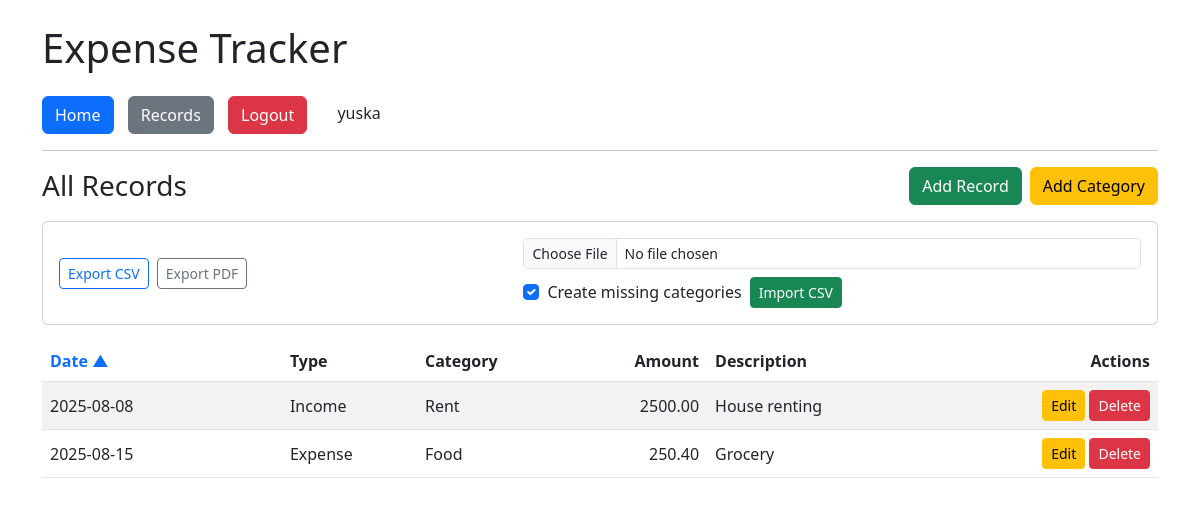
Screenshot of /records/?sort=asc (signed in) with the database file from the repository.
### models/models.py (models this page shows)
class User(db.Model, UserMixin):
    id = db.Column(db.Integer, primary_key=True)
    username = db.Column(db.String(50), unique=True, nullable=False)
    password = db.Column(db.String(200), nullable=False)
    records = db.relationship("Record", backref="user", lazy=True)
    categories = db.relationship("Category", backref="user", lazy=True)

class Record(db.Model):
    id = db.Column(db.Integer, primary_key=True)
    date = db.Column(db.String(20), nullable=False)
    type = db.Column(db.String(10), nullable=False)
    category = db.Column(db.String(50), nullable=False)
    amount = db.Column(db.Float, nullable=False)
    description = db.Column(db.String(200))
    user_id = db.Column(db.Integer, db.ForeignKey("user.id"), nullable=False)

### routes/records.py (the view)
@records_bp.route("/")
@login_required
def list_records():
    sort = request.args.get("sort", "desc")
    q = Record.query.filter_by(user_id=current_user.id)
    if sort == "asc":
        records = q.order_by(Record.date.asc()).all()
    else:
        records = q.order_by(Record.date.desc()).all()
    return render_template("records.html", records=records, sort=sort)

### app.py (called while the page is built)
def create_app():
    app = Flask(__name__)
    app_env = os.environ.get("APP_ENV", "development").lower()
    if app_env == "production":
        app.config.from_object(ProdConfig)
    else:
        app.config.from_object(DevConfig)
    db.init_app(app)
    from routes.auth import auth_bp
    from routes.home import home_bp
    from routes.records import records_bp
    from routes.categories import categories_bp
    app.register_blueprint(auth_bp)
    app.register_blueprint(home_bp)
    app.register_blueprint(records_bp)
    app.register_blueprint(categories_bp)
    login_manager = LoginManager()
    login_manager.init_app(app)
    login_manager.login_view = "auth.login"
    @login_manager.user_loader
    def load_user(user_id):
        return User.query.get(int(user_id))
    return app

### templates/records.html
{% extends "base.html" %}
{% block content %}
<div class="d-flex flex-wrap justify-content-between align-items-center mb-3">
 	<h3 class="mb-2 mb-md-0">All Records</h3>
 	<div class="d-flex gap-2">
 		<a href="{{ url_for('records.add_record') }}" class="btn btn-success">Add Record</a>
		<a href="{{ url_for('categories.add_category') }}" class="btn btn-warning">Add Category</a>
	</div>
</div>
<div class="card mb-3">
	<div class="card-body d-flex flex-wrap align-items-center gap-2">
		<a href="{{ url_for('records.export_csv') }}" class="btn btn-outline-primary btn-sm">Export CSV</a>
		<a href="{{ url_for('records.export_pdf') }}" class="btn btn-outline-secondary btn-sm">Export PDF</a>
		<form class="d-flex flex-wrap align-items-center gap-2 ms-auto"
			action="{{ url_for('records.import_csv') }}"
			method="POST" enctype="multipart/form-data">
			<input type="file" name="file" accept=".csv"
				class="form-control form-control-sm" required>
			<div class="form-check">
				<input class="form-check-input" type="checkbox" id="createCats" name="create_missing_categories" checked>
				<label class="form-check-label" for="createCats">Create missing categories</label>
			</div>
			<button class="btn btn-success btn-sm" type="submit">Import CSV</button>
		</form>
	</div>
</div>
{% if records|length == 0 %}
	<div class="alert alert-info">No records yet. Use <b>Add Record</b> to create your first entry.</div>
{% else %}
	<table class="table table-striped table-hover align-middle">
		<thead>
			<tr>
				<th style="min-width:140px">
					<a href="{{ url_for('records.list_records', sort='asc' if sort=='desc' else 'desc') }}"
						class="text-decoration-none">
			            Date
						{% if sort == 'asc' %}
							▲
						{% else %}
							▼
						{% endif %}
					</a>
				</th>
				<th>Type</th>
				<th>Category</th>
				<th class="text-end">Amount</th>
				<th>Description</th>
				<th class="text-end" style="min-width:140px">Actions</th>
			</tr>
		</thead>
	<tbody>
		{% for r in records %}
		<tr>
			<td>{{ r.date }}</td>
			<td>{{ r.type|title }}</td>
			<td>{{ r.category }}</td>
			<td class="text-end">{{ "%.2f"|format(r.amount) }}</td>
			<td>{{ r.description }}</td>
			<td class="text-end">
			<a href="{{ url_for('records.edit_record', id=r.id) }}" class="btn btn-warning btn-sm">Edit</a>
			<form action="{{ url_for('records.delete_record', id=r.id) }}"
				method="POST" style="display:inline;">
				<button type="submit" class="btn btn-danger btn-sm"
					onclick="return confirm('Delete this record?');">
					Delete
				</button>
			</form>
			</td>
		</tr>
		{% endfor %}
	</tbody>
	</table>
{% endif %}
{% endblock %}

### templates/base.html (shortened to what this page needs)
<!DOCTYPE html>
<html>
<head>
	<link rel="stylesheet" href="{{ url_for('static', filename='css/style.css') }}">
	<link rel="stylesheet" href="https://cdn.jsdelivr.net/npm/bootstrap@5.3.0/dist/css/bootstrap.min.css">
</head>
<body class="container mt-4">
	<h1 class="mb-4">Expense Tracker</h1>
	<nav>
		<a href="{{ url_for('home.index') }}" class="btn btn-primary">Home</a>
		<a href="{{ url_for('records.list_records') }}" class="btn btn-secondary">Records</a>
		{% if current_user.is_authenticated %}
        <a href="{{ url_for('auth.logout') }}" class="btn btn-danger">Logout</a>
        <span class="ms-3">{{ current_user.username }}</span>
    	{% else %}
        <a href="{{ url_for('auth.login') }}" class="btn btn-success">Login</a>
        <a href="{{ url_for('auth.register') }}" class="btn btn-info">Register</a>
    {% endif %}
	</nav>
	<hr>
	{% block content %}{% endblock %}
</body>
</html>

### static/css/style.css (style rules this page uses)
body { background-color: #f8f9fa; font-family: Arial, sans-serif; }
h1, h3 { color: #333; }
nav a { margin-right: 10px; }
.card { border-radius: 12px; }

### rows the page displays
User: username "yuska"
Record: date "2025-08-08", type "Income", category "Rent", amount "2500.00", description "House renting"
Record: date "2025-08-15", type "Expense", category "Food", amount "250.40", description "Grocery"
